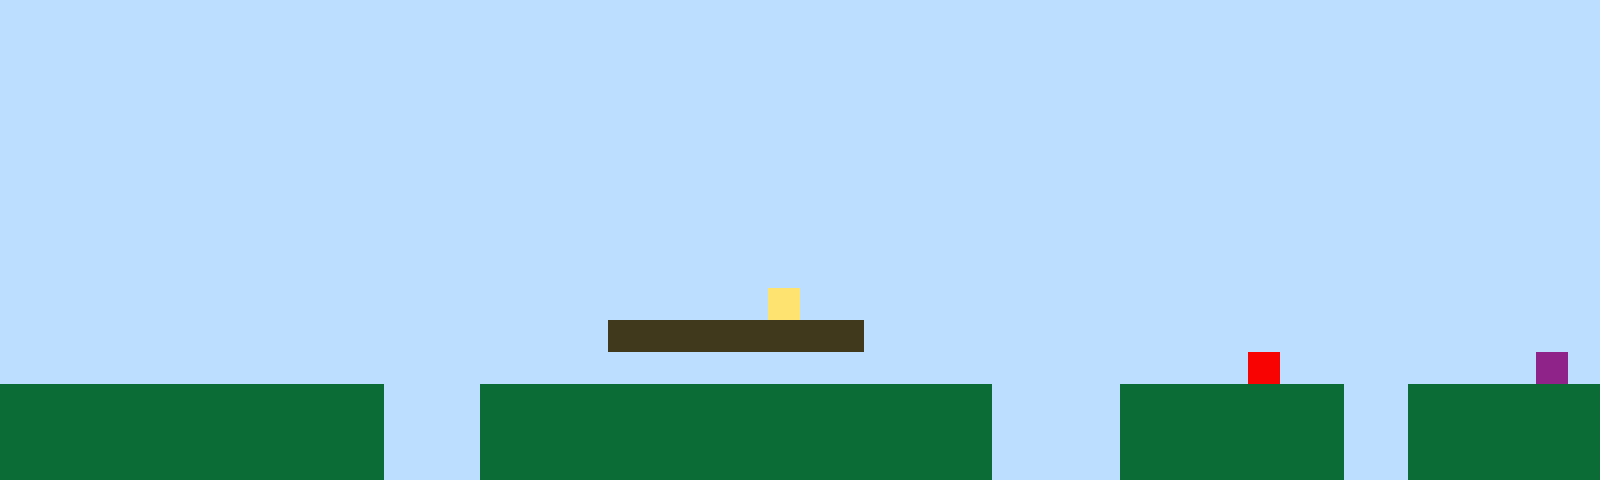

A level layout from a 2D game, rendered from its tile map. Below: a short description, then the map file with its tile-grid data intact:
An orthogonal 50x15 tile map with 32x32 px tiles, 1 tile layer (Tile Layer 1).

<map version="1.10" tiledversion="1.11.2" orientation="orthogonal" renderorder="right-up" width="50" height="15" tilewidth="32" tileheight="32" infinite="0" nextlayerid="2" nextobjectid="1"><editorsettings><export target="map1.csv" format="csv" /></editorsettings><tileset firstgid="1" name="sprites" tilewidth="32" tileheight="32" tilecount="6" columns="3"><image source="sprites.png" width="96" height="64" /></tileset><layer id="1" name="Tile Layer 1" width="50" height="15"><data encoding="csv">1,1,1,1,1,1,1,1,1,1,1,1,1,1,1,1,1,1,1,1,1,1,1,1,1,1,1,1,1,1,1,1,1,1,1,1,1,1,1,1,1,1,1,1,1,1,1,1,1,1,1,1,1,1,1,1,1,1,1,1,1,1,1,1,1,1,1,1,1,1,1,1,1,1,1,1,1,1,1,1,1,1,1,1,1,1,1,1,1,1,1,1,1,1,1,1,1,1,1,1,1,1,1,1,1,1,1,1,1,1,1,1,1,1,1,1,1,1,1,1,1,1,1,1,1,1,1,1,1,1,1,1,1,1,1,1,1,1,1,1,1,1,1,1,1,1,1,1,1,1,1,1,1,1,1,1,1,1,1,1,1,1,1,1,1,1,1,1,1,1,1,1,1,1,1,1,1,1,1,1,1,1,1,1,1,1,1,1,1,1,1,1,1,1,1,1,1,1,1,1,1,1,1,1,1,1,1,1,1,1,1,1,1,1,1,1,1,1,1,1,1,1,1,1,1,1,1,1,1,1,1,1,1,1,1,1,1,1,1,1,1,1,1,1,1,1,1,1,1,1,1,1,1,1,1,1,1,1,1,1,1,1,1,1,1,1,1,1,1,1,1,1,1,1,1,1,1,1,1,1,1,1,1,1,1,1,1,1,1,1,1,1,1,1,1,1,1,1,1,1,1,1,1,1,1,1,1,1,1,1,1,1,1,1,1,1,1,1,1,1,1,1,1,1,1,1,1,1,1,1,1,1,1,1,1,1,1,1,1,1,1,1,1,1,1,1,1,1,1,1,1,1,1,1,1,1,1,1,1,1,1,1,1,1,1,1,1,1,1,1,1,1,1,1,1,1,1,1,1,1,1,1,1,1,1,1,1,1,1,1,1,1,1,1,1,1,1,1,1,1,1,1,1,1,1,1,1,1,1,1,1,1,1,1,1,1,1,1,1,1,1,1,1,1,1,1,1,1,1,1,1,1,1,1,1,1,1,1,1,1,1,1,1,1,1,1,1,1,1,1,1,1,1,1,1,1,1,1,1,1,1,1,1,1,1,1,1,1,1,1,1,1,1,1,4,1,1,1,1,1,1,1,1,1,1,1,1,1,1,1,1,1,1,1,1,1,1,1,1,1,1,1,1,1,1,1,1,1,1,1,1,1,1,1,1,1,1,1,1,3,3,3,3,3,3,3,3,1,1,1,1,1,1,1,1,1,1,1,1,1,1,1,1,1,1,1,1,1,1,1,1,1,1,1,1,1,1,1,1,1,1,1,1,1,1,1,1,1,1,1,1,1,1,1,1,1,1,1,1,1,1,1,1,1,1,1,1,1,1,5,1,1,1,1,1,1,1,1,6,1,2,2,2,2,2,2,2,2,2,2,2,2,1,1,1,2,2,2,2,2,2,2,2,2,2,2,2,2,2,2,2,1,1,1,1,2,2,2,2,2,2,2,1,1,2,2,2,2,2,2,2,2,2,2,2,2,2,2,2,2,2,2,1,1,1,2,2,2,2,2,2,2,2,2,2,2,2,2,2,2,2,1,1,1,1,2,2,2,2,2,2,2,1,1,2,2,2,2,2,2,2,2,2,2,2,2,2,2,2,2,2,2,1,1,1,2,2,2,2,2,2,2,2,2,2,2,2,2,2,2,2,1,1,1,1,2,2,2,2,2,2,2,1,1,2,2,2,2,2,2</data></layer></map>
